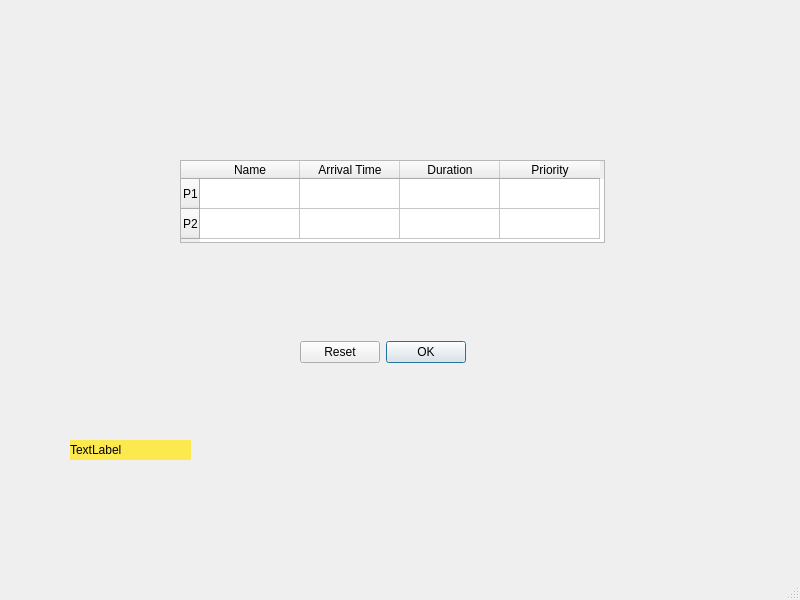
<?xml version="1.0" encoding="UTF-8"?>
<ui version="4.0">
 <class>MainWindow</class>
 <widget class="QMainWindow" name="MainWindow">
  <property name="geometry">
   <rect>
    <x>0</x>
    <y>0</y>
    <width>800</width>
    <height>600</height>
   </rect>
  </property>
  <property name="windowTitle">
   <string>MainWindow</string>
  </property>
  <widget class="QWidget" name="centralwidget">
   <widget class="QTableWidget" name="ProccessTable">
    <property name="geometry">
     <rect>
      <x>180</x>
      <y>160</y>
      <width>425</width>
      <height>83</height>
     </rect>
    </property>
    <property name="focusPolicy">
     <enum>Qt::NoFocus</enum>
    </property>
    <property name="editTriggers">
     <set>QAbstractItemView::AllEditTriggers</set>
    </property>
    <property name="showGrid">
     <bool>true</bool>
    </property>
    <property name="wordWrap">
     <bool>true</bool>
    </property>
    <property name="cornerButtonEnabled">
     <bool>true</bool>
    </property>
    <attribute name="horizontalHeaderVisible">
     <bool>true</bool>
    </attribute>
    <row>
     <property name="text">
      <string>P1</string>
     </property>
    </row>
    <row>
     <property name="text">
      <string>P2</string>
     </property>
    </row>
    <column>
     <property name="text">
      <string>Name</string>
     </property>
    </column>
    <column>
     <property name="text">
      <string>Arrival Time</string>
     </property>
    </column>
    <column>
     <property name="text">
      <string>Duration</string>
     </property>
    </column>
    <column>
     <property name="text">
      <string>Priority</string>
     </property>
    </column>
   </widget>
   <widget class="QDialogButtonBox" name="ShowHideBtn">
    <property name="geometry">
     <rect>
      <x>300</x>
      <y>340</y>
      <width>166</width>
      <height>25</height>
     </rect>
    </property>
    <property name="standardButtons">
     <set>QDialogButtonBox::Ok|QDialogButtonBox::Reset</set>
    </property>
   </widget>
   <widget class="QLabel" name="label">
    <property name="geometry">
     <rect>
      <x>70</x>
      <y>440</y>
      <width>121</width>
      <height>20</height>
     </rect>
    </property>
    <property name="styleSheet">
     <string notr="true">background-color: rgb(252, 233, 79);</string>
    </property>
    <property name="text">
     <string>TextLabel</string>
    </property>
   </widget>
  </widget>
  <widget class="QMenuBar" name="menubar">
   <property name="geometry">
    <rect>
     <x>0</x>
     <y>0</y>
     <width>800</width>
     <height>22</height>
    </rect>
   </property>
  </widget>
  <widget class="QStatusBar" name="statusbar"/>
 </widget>
 <resources/>
 <connections/>
</ui>
